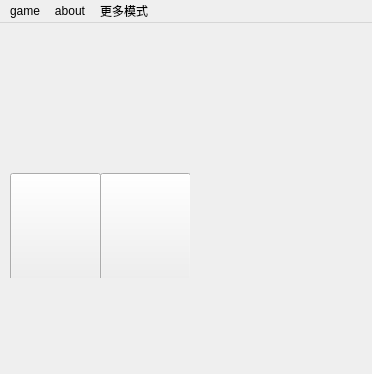
<?xml version="1.0" encoding="UTF-8"?>
<ui version="4.0">
 <class>MainWindow</class>
 <widget class="QMainWindow" name="MainWindow">
  <property name="geometry">
   <rect>
    <x>0</x>
    <y>0</y>
    <width>372</width>
    <height>374</height>
   </rect>
  </property>
  <property name="windowTitle">
   <string>MainWindow</string>
  </property>
  <widget class="QWidget" name="centralWidget">
   <widget class="QWidget" name="widget" native="true">
    <property name="geometry">
     <rect>
      <x>0</x>
      <y>0</y>
      <width>190</width>
      <height>255</height>
     </rect>
    </property>
    <property name="autoFillBackground">
     <bool>true</bool>
    </property>
    <widget class="QLabel" name="label">
     <property name="geometry">
      <rect>
       <x>0</x>
       <y>0</y>
       <width>190</width>
       <height>255</height>
      </rect>
     </property>
     <property name="autoFillBackground">
      <bool>true</bool>
     </property>
     <property name="text">
      <string/>
     </property>
     <property name="pixmap">
      <pixmap resource="tupian.qrc">:/new/prefix1/IMAGE/background.png</pixmap>
     </property>
     <property name="scaledContents">
      <bool>true</bool>
     </property>
    </widget>
    <widget class="QPushButton" name="pushButton">
     <property name="geometry">
      <rect>
       <x>10</x>
       <y>150</y>
       <width>91</width>
       <height>111</height>
      </rect>
     </property>
     <property name="styleSheet">
      <string notr="true">border-image: url(:/new/prefix1/IMAGE/start.png);</string>
     </property>
     <property name="text">
      <string/>
     </property>
    </widget>
    <widget class="QPushButton" name="pushButton_2">
     <property name="geometry">
      <rect>
       <x>100</x>
       <y>150</y>
       <width>91</width>
       <height>111</height>
      </rect>
     </property>
     <property name="styleSheet">
      <string notr="true">border-image: url(:/new/prefix1/IMAGE/quit.png);</string>
     </property>
     <property name="text">
      <string/>
     </property>
    </widget>
   </widget>
  </widget>
  <widget class="QMenuBar" name="menuBar">
   <property name="geometry">
    <rect>
     <x>0</x>
     <y>0</y>
     <width>372</width>
     <height>23</height>
    </rect>
   </property>
   <widget class="QMenu" name="menuGame">
    <property name="title">
     <string>game</string>
    </property>
    <addaction name="actionPrimary"/>
    <addaction name="actionMiddle"/>
    <addaction name="actionSenior"/>
    <addaction name="actionUser_defined"/>
    <addaction name="actionQuit"/>
   </widget>
   <widget class="QMenu" name="menuAbout">
    <property name="title">
     <string>about</string>
    </property>
    <addaction name="actionHelp"/>
    <addaction name="actionHow_to_play"/>
    <addaction name="actionAbout"/>
   </widget>
   <widget class="QMenu" name="menu2p">
    <property name="title">
     <string>更多模式</string>
    </property>
    <addaction name="action2p"/>
   </widget>
   <addaction name="menuGame"/>
   <addaction name="menuAbout"/>
   <addaction name="menu2p"/>
  </widget>
  <action name="actionPrimary">
   <property name="text">
    <string>Primary</string>
   </property>
  </action>
  <action name="actionMiddle">
   <property name="text">
    <string>Middle</string>
   </property>
  </action>
  <action name="actionSenior">
   <property name="text">
    <string>Senior</string>
   </property>
  </action>
  <action name="actionUser_defined">
   <property name="text">
    <string>User-defined</string>
   </property>
  </action>
  <action name="actionQuit">
   <property name="text">
    <string>Quit</string>
   </property>
  </action>
  <action name="actionHelp">
   <property name="text">
    <string>Help</string>
   </property>
  </action>
  <action name="actionAbout">
   <property name="text">
    <string>About  author</string>
   </property>
  </action>
  <action name="actionHow_to_play">
   <property name="text">
    <string>How to play</string>
   </property>
  </action>
  <action name="action2p">
   <property name="text">
    <string>双人模式</string>
   </property>
  </action>
 </widget>
 <layoutdefault spacing="6" margin="11"/>
 <resources>
  <include location="tupian.qrc"/>
 </resources>
 <connections/>
</ui>
